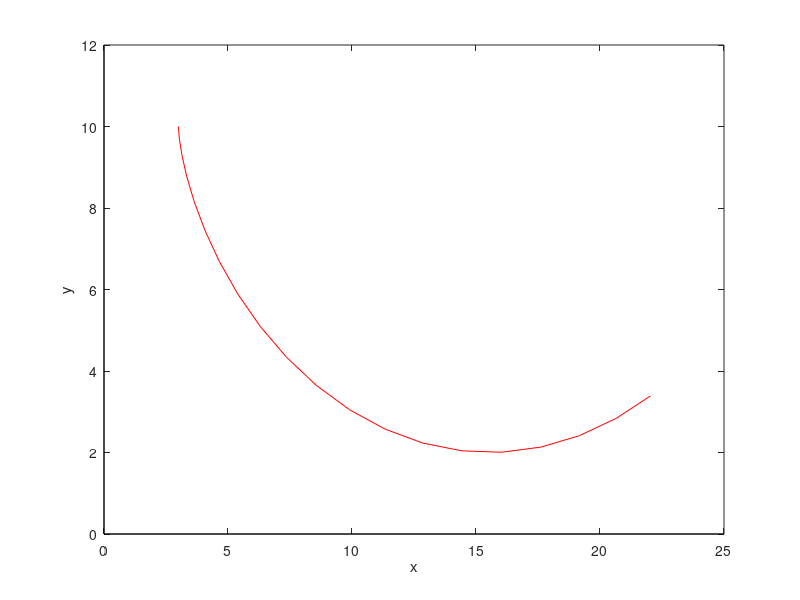

This figure's MATLAB source:
% 例程 4.6  最速降线方法
%  最速降线绘制程序
XO = 1;  YO = 10;  %  原点坐标
t = 0: 0.1: 2;
K1 = 8;
K2 = 2;
y = (K1/2)*(1 - cos(2*t));
x = (K1/2)*((2*t) - sin(2*t)) + K2;
%  绘图展示
plot([0, 25], [0, 0], 'k');  hold on;
plot([0, 0], [0, 12], 'k');
plot(XO + x, YO - y, 'r');
xlabel('x');  ylabel('y');
